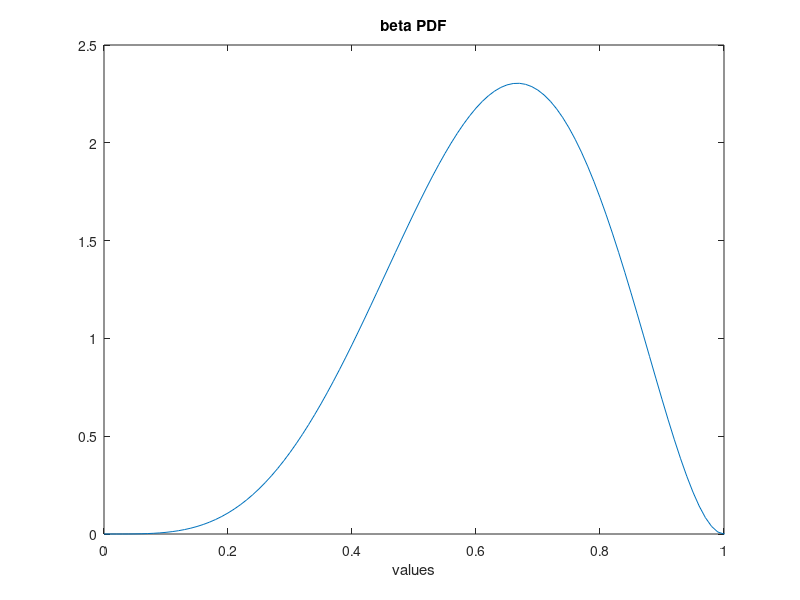

The MATLAB source for this figure:
% beta PDF
v=0:0.01:8; %values set
alfa=5; beta=3; %random variable parameters
ypdf=betapdf(v,alfa,beta); %beta PDF
plot(v,ypdf); %plots figure
axis([0 1 0 2.5]);
xlabel('values'); title('beta PDF');
